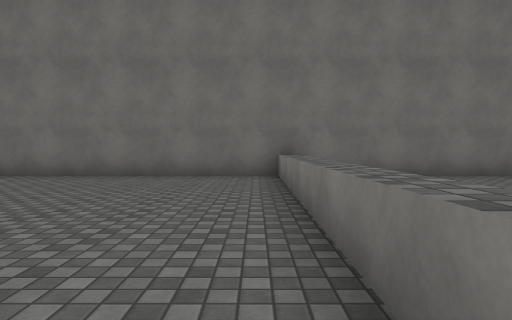
view 1 (above)

13 first-person views from a walk through a Unity game level. The camera is 1.2 m above the floor, tilts 2° down and sees 75° across. The floor is counted in squares, 2 m on a side. Each view is taken from the middle of a square. On the plan, view 1 faces up. The plan holds only what a view shows up to about 10 squares ahead; the rest is blank. The place goes on beyond the plan. The player character is not drawn. Surface patterns are stand-ins for the level's own textures.

view 2
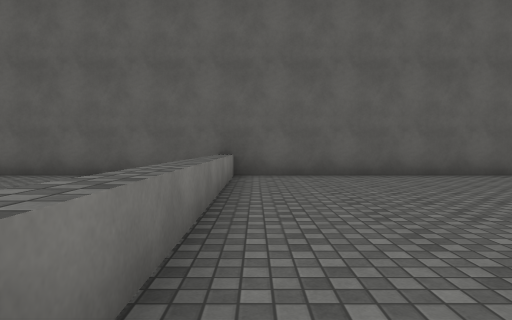

view 3
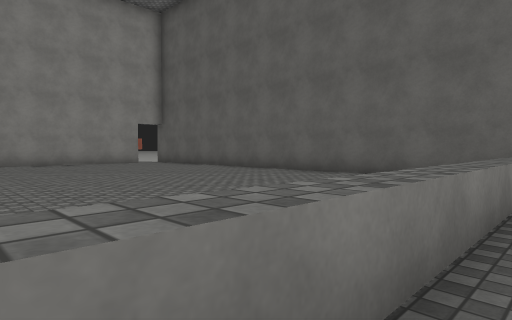

view 4
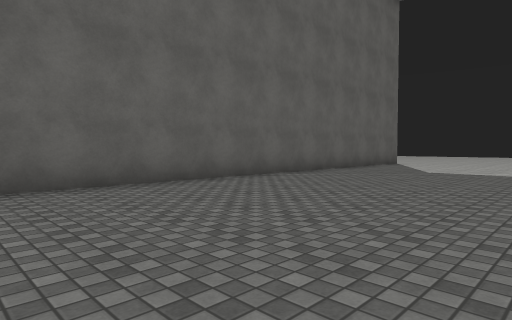

view 5
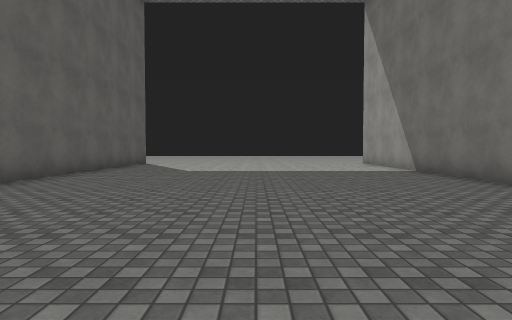

view 6
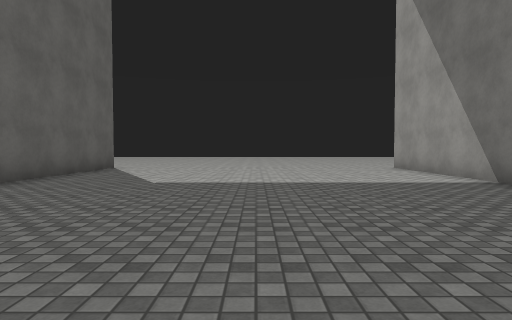

view 7
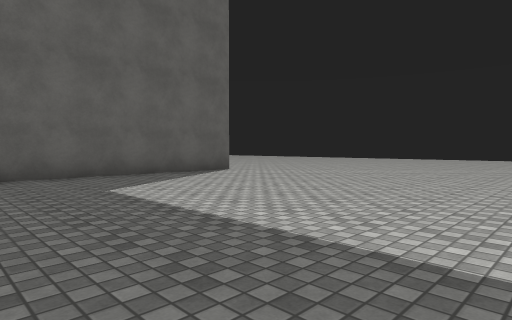

view 8
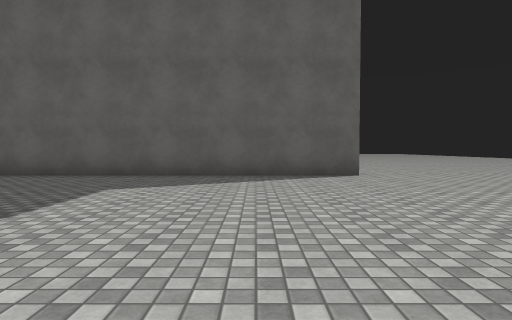

view 9
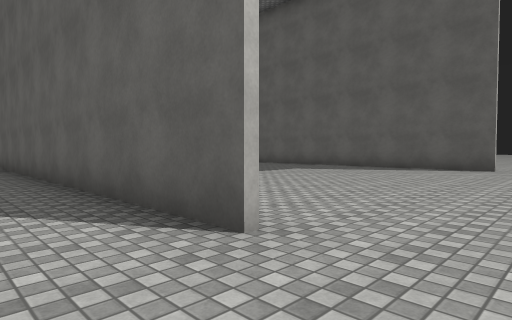

view 10
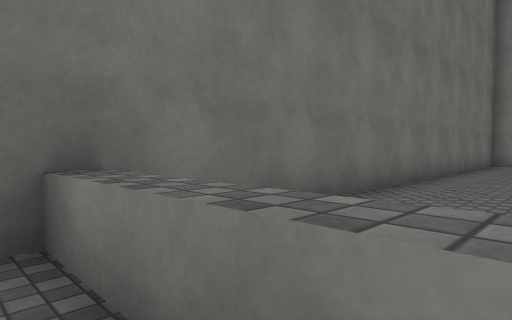

view 11
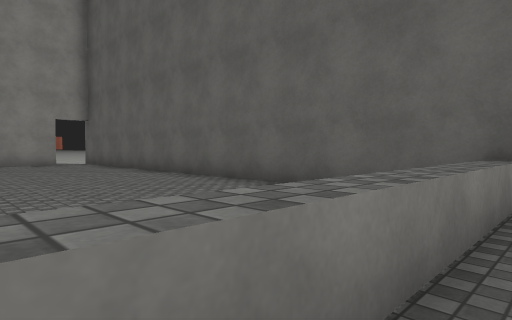

view 12
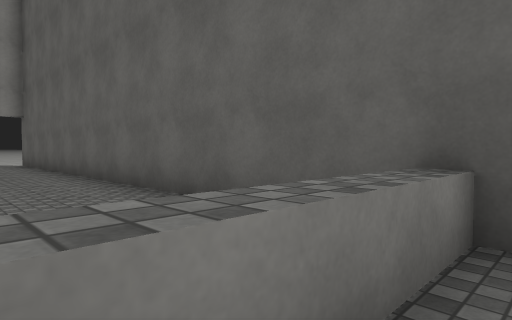

view 13
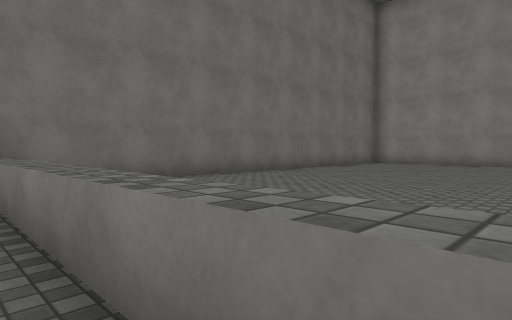

### Floor plan
Key: @ floor where view 1 was taken; # wall or solid block; . floor; ^ raised ledge.
Columns run from 17 left of view 1 to 12 right of it. Each row starts with its distance up from view 1.
  9 .....
  8 ...........
  7 ..################^###########
  6 ..................^  .......
  5 ..................^  .......
  4 ..................^  .........
  3 ..................^  .........
  2 ..................^  .......
  1 ..................^  ........
  0 .................@^  ........
 -1 ..################^###########
 -2 ...               ^
 -3 ...
 -4 ..

Positions as (right, up) in squares from view 1, and headings:
1: (0, 0), facing up
2: (0, 6), facing down
3: (0, 6), facing down-right
4: (-2, 4), facing down-left
5: (-2, 3), facing left
6: (-5, 3), facing left
7: (-9, 6), facing down-left
8: (-13, 6), facing down
9: (-17, 9), facing down-right
10: (0, 5), facing up-right
11: (0, 3), facing down-right
12: (0, 1), facing down-right
13: (0, 1), facing up-right
